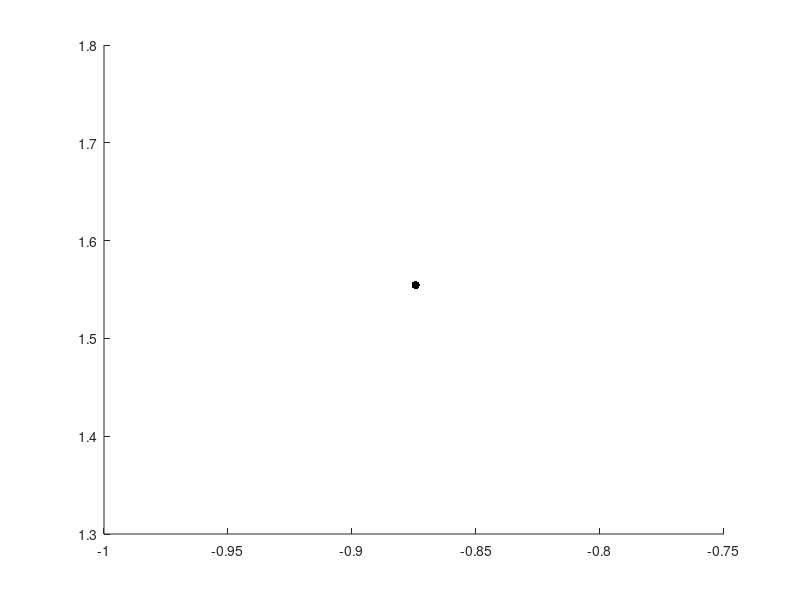

Source code (MATLAB):
xypos=[0.354996113918362,2.03728468897663;
    0.354996113918362,-2.03728468897663;
    -1.09734624087533,1.75282126084564;
    1.59278972852075,1.31892836255595;
    -0.651407478958693,1.35624933380197;
    2.14125771483441,1.80667920376860]

%Error avoiding
a=sum(~isnan(xypos),1);
if a(1)>2,
    
    
coords=xypos;
x=coords(:,1);
y=coords(:,2);
w=length(coords);
A=sortrows(coords);
Ztotalx=zeros(w,1);
Ztotaly=zeros(w,1);
ZtotalAllx=zeros(w,w);
ZtotalAlly=zeros(w,w);
xvals=0;
yvals=0;

for i=1:w,
    
    for n=1:w;
        Zx=A(n,1)-A(i,1);
        Ztotalx(n,:)=Zx;
    end
   ZtotalAllx(:,i)=Ztotalx;
end

for p=1:w,
    
    for q=1:w;
        Zy=A(q,2)-A(p,2);
        Ztotaly(q,:)=Zy;
    end
   ZtotalAlly(:,p)=Ztotaly;
end

ZtotalAllx(isnan(ZtotalAllx))=0;
ZtotalAlly(isnan(ZtotalAlly))=0;

squarex=ZtotalAllx.^2;
squarey=ZtotalAlly.^2;
addsquare=squarex+squarey;
dist=sqrt(addsquare);

dist(dist>0.7)=0;

[row,col]=find(dist); %each number is a coordinate from A. The pairs of numbers indicate the coordinates that are close to each other
loc=[row col];
c=sort(loc,2);   %sorts the rows so smallest coordinate on the left
d=sortrows(c);   %sorts the rows in order top to bottom
e=unique(d);
l=length(e);

%x coordinates
for v=1:l
    xval=A(e(v),1);
    xvals(v,:)=xval;
end
%y coordinates
for w=1:l
    yval=A(e(w),2);
    yvals(w,:)=yval;
end

avgx=mean(xvals);
avgy=mean(yvals);
    
% scatter(x,y,'b')
% hold on


else

[row, col] = find(~isnan(xypos));
ur=unique(row);
uc=unique(col);
    
avgx=[xypos(1,1) xypos(2,1)]    
avgy=[xypos(1,2) xypos(2,2)]

end


scatter(avgx,avgy,'k','filled')
